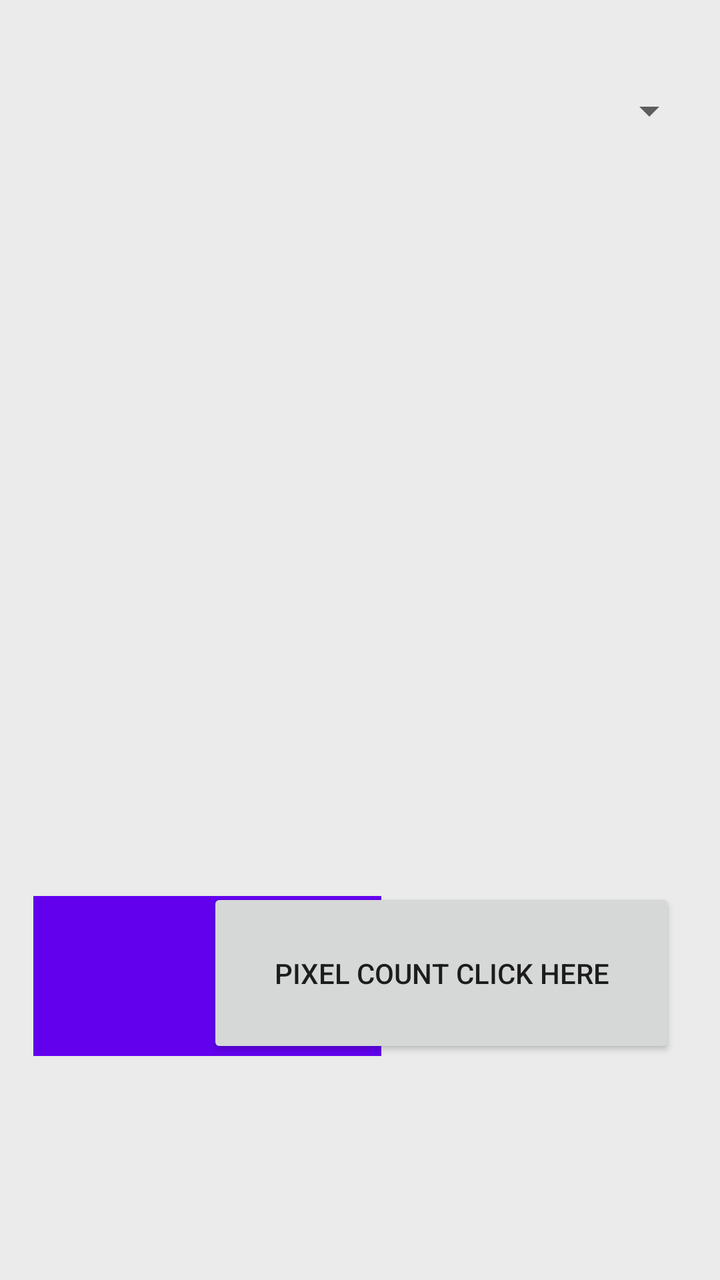
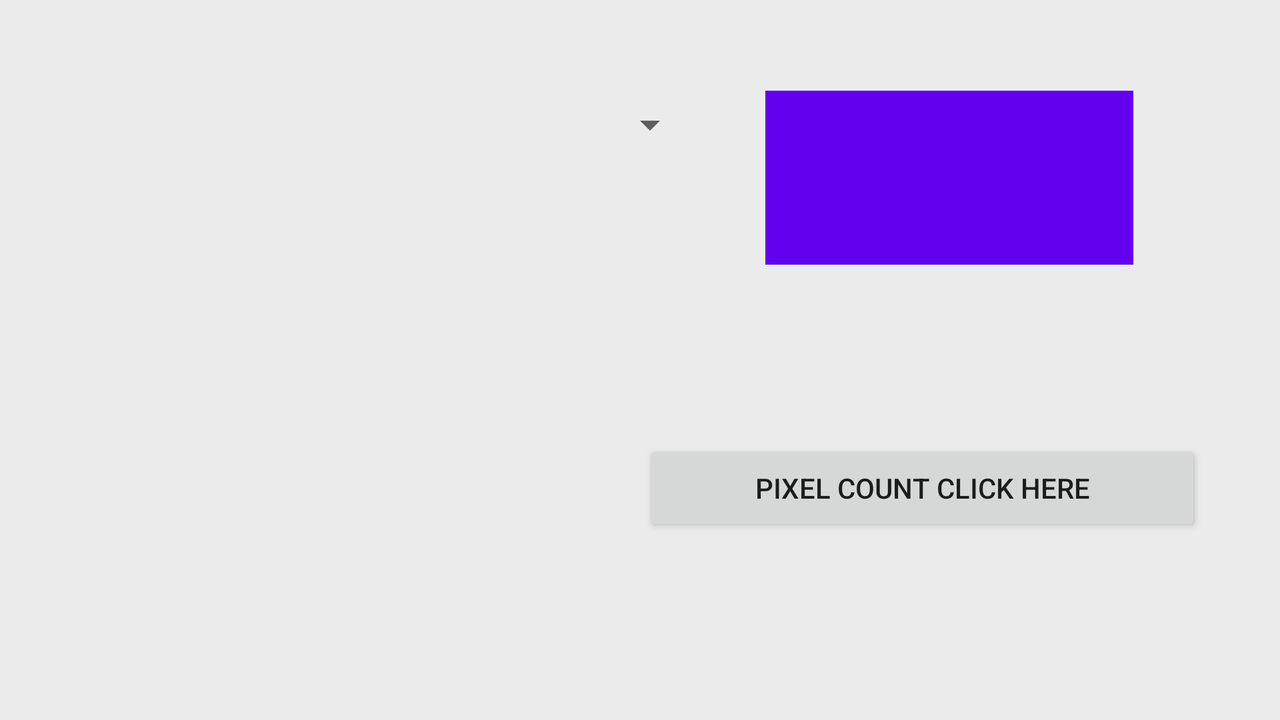

Two renders of one Android screen. The first uses the default layout on a phone; the second uses the alternative layout the repository ships for a different screen configuration, on a matching device. The two XML files are below.
<!-- AndroidManifest.xml: application theme Theme.Pixel2022 -->
<!-- res/layout/activity_main.xml -->
<?xml version="1.0" encoding="utf-8"?>
<androidx.constraintlayout.widget.ConstraintLayout xmlns:android="http://schemas.android.com/apk/res/android"
    xmlns:app="http://schemas.android.com/apk/res-auto"
    xmlns:tools="http://schemas.android.com/tools"
    android:layout_width="match_parent"
    android:layout_height="match_parent"
    android:background="#ebebeb"
    tools:context=".MainActivity">

    <Spinner
        android:id="@+id/imageSpinner"
        android:layout_width="337dp"
        android:layout_height="61dp"
        android:layout_marginTop="25dp"
        android:minHeight="48dp"
        app:layout_constraintEnd_toEndOf="parent"
        app:layout_constraintHorizontal_bias="0.5"
        app:layout_constraintStart_toStartOf="parent"
        app:layout_constraintTop_toTopOf="parent"
        tools:ignore="SpeakableTextPresentCheck" />

    <ImageView
        android:id="@+id/image"
        android:layout_width="match_parent"
        android:layout_height="456dp"
        android:layout_marginTop="75dp"
        android:scaleType="fitXY"
        app:layout_constraintHorizontal_bias="0.48"
        app:layout_constraintLeft_toLeftOf="parent"
        app:layout_constraintRight_toRightOf="parent"
        app:layout_constraintTop_toTopOf="@+id/imageSpinner"
        tools:ignore="ContentDescription" />

    <TextView
        android:id="@+id/rgbColorCode"
        android:layout_width="167dp"
        android:layout_height="78dp"
        android:layout_marginStart="36dp"
        android:text="@string/rgb_color_code"
        android:textColor="#000"
        android:textSize="20sp"
        app:layout_constraintBottom_toBottomOf="parent"
        app:layout_constraintStart_toStartOf="parent"
        app:layout_constraintTop_toTopOf="parent"
        app:layout_constraintVertical_bias="0.936" />

    <TextView
        android:id="@+id/rgbColorText"
        android:layout_width="174dp"
        android:layout_height="80dp"
        android:background="#FF6200EE"
        android:gravity="center"
        android:text="@string/rgb_color_text"
        android:textColor="#FFF"
        android:textSize="14sp"
        app:layout_constraintBottom_toBottomOf="parent"
        app:layout_constraintEnd_toEndOf="parent"
        app:layout_constraintHorizontal_bias="0.089"
        app:layout_constraintStart_toStartOf="parent"
        app:layout_constraintTop_toTopOf="parent"
        app:layout_constraintVertical_bias="0.8" />

    <Button
        android:id="@+id/pixelButton"
        android:layout_width="234dp"
        android:layout_height="85dp"
        android:text="@string/get_pixel_count"
        app:layout_constraintBottom_toBottomOf="parent"
        app:layout_constraintEnd_toEndOf="parent"
        app:layout_constraintHorizontal_bias="0.824"
        app:layout_constraintStart_toStartOf="parent"
        app:layout_constraintTop_toTopOf="parent"
        app:layout_constraintVertical_bias="0.8" />

    <TextView
        android:id="@+id/pixelText"
        android:layout_width="277dp"
        android:layout_height="51dp"
        android:text="@string/pixeltext"
        app:layout_constraintBottom_toBottomOf="parent"
        app:layout_constraintEnd_toEndOf="parent"
        app:layout_constraintHorizontal_bias="0.885"
        app:layout_constraintStart_toStartOf="parent"
        app:layout_constraintTop_toTopOf="parent"
        app:layout_constraintVertical_bias="0.925" />


</androidx.constraintlayout.widget.ConstraintLayout>
<!-- resources referenced by this layout -->
<resources>
  <string name="get_pixel_count">Pixel count click here</string>
  <string name="pixeltext" />
  <string name="rgb_color_code" />
  <string name="rgb_color_text" />
  <style name="Theme.Pixel2022" parent="Theme.MaterialComponents.DayNight.DarkActionBar">
          
          <item name="colorPrimary">@color/purple_500</item>
          <item name="colorPrimaryVariant">@color/purple_700</item>
          <item name="colorOnPrimary">@color/white</item>
          
          <item name="colorSecondary">@color/teal_200</item>
          <item name="colorSecondaryVariant">@color/teal_700</item>
          <item name="colorOnSecondary">@color/black</item>
          
          <item name="android:statusBarColor" tools:targetApi="l">?attr/colorPrimaryVariant</item>
          
      </style>
</resources>
<!-- res/layout-land/activity_main.xml (the author's variant of the layout above) -->
<!-- drawn on the phone turned sideways -->
<?xml version="1.0" encoding="utf-8"?>
<androidx.constraintlayout.widget.ConstraintLayout xmlns:android="http://schemas.android.com/apk/res/android"
    xmlns:app="http://schemas.android.com/apk/res-auto"
    xmlns:tools="http://schemas.android.com/tools"
    android:layout_width="match_parent"
    android:layout_height="match_parent"
    android:background="#ebebeb"
    tools:context=".MainActivity">

    <Spinner
        android:id="@+id/imageSpinner"
        android:layout_width="337dp"
        android:layout_height="61dp"
        android:layout_marginTop="32dp"
        android:minHeight="48dp"
        app:layout_constraintEnd_toEndOf="parent"
        app:layout_constraintHorizontal_bias="0.04"
        app:layout_constraintStart_toStartOf="parent"
        app:layout_constraintTop_toTopOf="parent"
        tools:ignore="SpeakableTextPresentCheck" />

    <ImageView
        android:id="@+id/image"
        android:layout_width="337dp"
        android:layout_height="273dp"
        android:layout_marginTop="72dp"
        android:scaleType="fitXY"
        app:layout_constraintHorizontal_bias="0.04"
        app:layout_constraintLeft_toLeftOf="parent"
        app:layout_constraintRight_toRightOf="parent"
        app:layout_constraintTop_toTopOf="@+id/imageSpinner"
        tools:ignore="ContentDescription" />

    <TextView
        android:id="@+id/rgbColorCode"
        android:layout_width="250dp"
        android:layout_height="77dp"
        android:text="@string/rgb_color_code"
        android:textColor="#000"
        android:textSize="20sp"
        app:layout_constraintBottom_toBottomOf="parent"
        app:layout_constraintEnd_toEndOf="parent"
        app:layout_constraintHorizontal_bias="0.877"
        app:layout_constraintStart_toStartOf="parent"
        app:layout_constraintTop_toTopOf="parent"
        app:layout_constraintVertical_bias="0.476" />

    <TextView
        android:id="@+id/rgbColorText"
        android:layout_width="184dp"
        android:layout_height="87dp"
        android:background="#FF6200EE"
        android:gravity="center"
        android:text="@string/rgb_color_text"
        android:textColor="#fff"
        android:textSize="14sp"
        app:layout_constraintBottom_toBottomOf="parent"
        app:layout_constraintEnd_toEndOf="parent"
        app:layout_constraintHorizontal_bias="0.839"
        app:layout_constraintStart_toStartOf="parent"
        app:layout_constraintTop_toTopOf="parent"
        app:layout_constraintVertical_bias="0.166" />

    <Button
        android:id="@+id/pixelButton"
        android:layout_width="279dp"
        android:layout_height="48dp"
        android:text="@string/get_pixel_count"
        app:layout_constraintBottom_toBottomOf="parent"
        app:layout_constraintEnd_toEndOf="parent"
        app:layout_constraintHorizontal_bias="0.891"
        app:layout_constraintStart_toStartOf="parent"
        app:layout_constraintTop_toTopOf="parent"
        app:layout_constraintVertical_bias="0.705" />

    <TextView
        android:id="@+id/pixelText"
        android:layout_width="299dp"
        android:layout_height="55dp"
        android:text="@string/pixeltext"
        app:layout_constraintBottom_toBottomOf="parent"
        app:layout_constraintEnd_toEndOf="parent"
        app:layout_constraintHorizontal_bias="0.912"
        app:layout_constraintStart_toStartOf="parent"
        app:layout_constraintTop_toTopOf="parent"
        app:layout_constraintVertical_bias="0.904" />


</androidx.constraintlayout.widget.ConstraintLayout>
